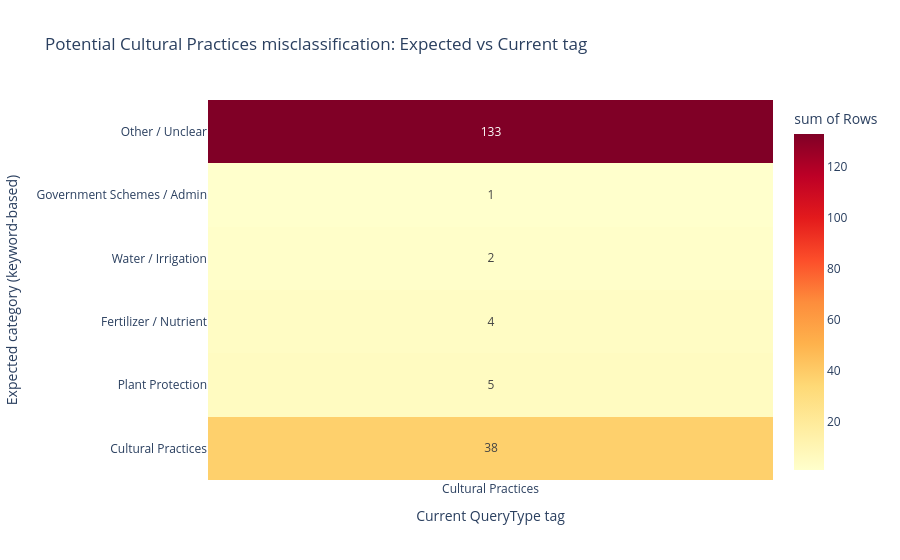

Here is the notebook cell this chart was saved with:
### Markdown cell above
**Cultural Practices categorization audit (targeted check):**

This diagnostic checks rows currently tagged as `Cultural Practices` and infers an expected category from query keywords. Rows where expected category is not Cultural Practices are flagged as potential misclassification.

### Code cell
# Cultural Practices misclassification audit
import re

cp = df[df['QueryType_clean'] == 'Cultural Practices'].copy()
cp['query_lower'] = cp['QueryText'].astype(str).str.lower()

def infer_expected_category(text):
    if re.search(r'scheme|yojana|subsid|pm[- ]?kisan|insurance|credit|loan|kcc|registration|portal', text):
        return 'Government Schemes / Admin'
    if re.search(r'pest|insect|worm|caterpillar|disease|blight|rot|fung|spray|pesticide', text):
        return 'Plant Protection'
    if re.search(r'fertili|urea|dap|npk|potash|manure|nutrient|micronutrient|zinc', text):
        return 'Fertilizer / Nutrient'
    if re.search(r'irrigat|water|drip|sprinkler|canal|moisture', text):
        return 'Water / Irrigation'
    if re.search(r'market|price|rate|mandi|sell|buyer|msp', text):
        return 'Market / Price'
    if re.search(r'seed|variet|sowing|spacing|pruning|nursery|transplant|cultivation|harvest', text):
        return 'Cultural Practices'
    return 'Other / Unclear'

cp['expected_category'] = cp['query_lower'].apply(infer_expected_category)
cp['current_tag'] = 'Cultural Practices'
cp['potential_misclassified'] = cp['expected_category'] != 'Cultural Practices'

total_cp = len(cp)
flagged_count = int(cp['potential_misclassified'].sum())
print(f'Cultural Practices rows checked: {total_cp}')
print(f'Potentially misclassified rows: {flagged_count} ({100*flagged_count/max(total_cp,1):.1f}%)')

expected_order = [
    'Cultural Practices',
    'Plant Protection',
    'Fertilizer / Nutrient',
    'Water / Irrigation',
    'Market / Price',
    'Government Schemes / Admin',
    'Other / Unclear',
]

heat = (
    cp.groupby(['expected_category', 'current_tag'])
    .size()
    .reset_index(name='count')
)
heat['expected_category'] = pd.Categorical(heat['expected_category'], categories=expected_order, ordered=True)
heat = heat.sort_values('expected_category')

fig_cp = px.density_heatmap(
    heat,
    x='current_tag',
    y='expected_category',
    z='count',
    color_continuous_scale='YlOrRd',
    text_auto=True,
    title='Potential Cultural Practices misclassification: Expected vs Current tag',
    labels={'current_tag': 'Current QueryType tag', 'expected_category': 'Expected category (keyword-based)', 'count': 'Rows'},
)
fig_cp.update_layout(yaxis_title='Expected category (keyword-based)', xaxis_title='Current QueryType tag')
fig_cp.show()

flagged_samples = cp[cp['potential_misclassified']].copy()
show_cols = ['StateName', 'DistrictName', 'Crop', 'QueryText', 'expected_category']
print('\nSample flagged rows:')
display(flagged_samples[show_cols].head(15))

### Figure 1 — Plotly figure (JSON) as saved in the notebook; plotly's stock layout.template omitted (floating-point values rounded to 4 significant figures)
{"data": [{"coloraxis": "coloraxis", "histfunc": "sum", "hovertemplate": "Current QueryType tag=%{x}<br>Expected category (keyword-based)=%{y}<br>sum of Rows=%{z}<extra></extra>", "name": "", "texttemplate": "%{z}", "type": "histogram2d", "x": ["Cultural Practices", "Cultural Practices", "Cultural Practices", "Cultural Practices", "Cultural Practices", "Cultural Practices"], "xaxis": "x", "xbingroup": "x", "y": ["Cultural Practices", "Plant Protection", "Fertilizer / Nutrient", "Water / Irrigation", "Government Schemes / Admin", "Other / Unclear"], "yaxis": "y", "ybingroup": "y", "z": [38, 5, 4, 2, 1, 133]}], "layout": {"coloraxis": {"colorbar": {"title": {"text": "sum of Rows"}}, "colorscale": [[0, "rgb(255,255,204)"], [0.125, "rgb(255,237,160)"], [0.25, "rgb(254,217,118)"], [0.375, "rgb(254,178,76)"], [0.5, "rgb(253,141,60)"], [0.625, "rgb(252,78,42)"], [0.75, "rgb(227,26,28)"], [0.875, "rgb(189,0,38)"], [1, "rgb(128,0,38)"]]}, "legend": {"tracegroupgap": 0}, "title": {"text": "Potential Cultural Practices misclassification: Expected vs Current tag"}, "xaxis": {"anchor": "y", "domain": [0, 1], "title": {"text": "Current QueryType tag"}}, "yaxis": {"anchor": "x", "domain": [0, 1], "title": {"text": "Expected category (keyword-based)"}}}}
